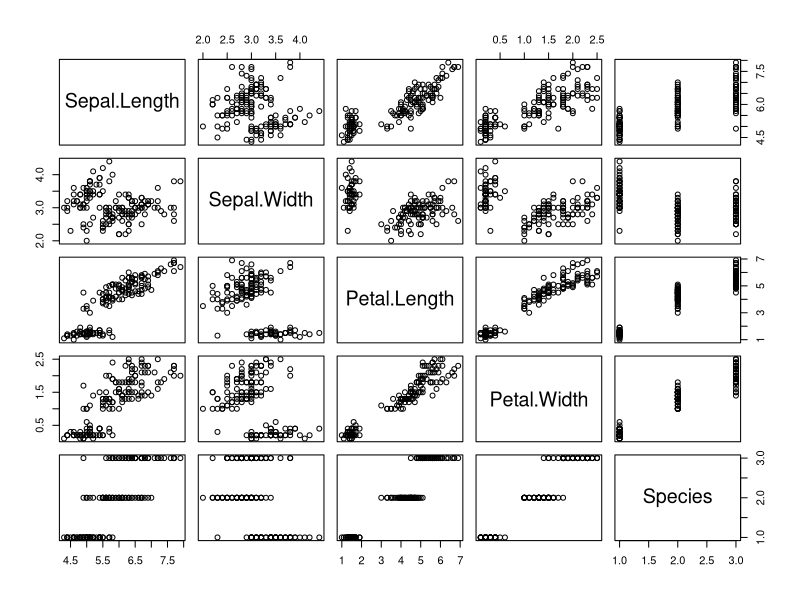
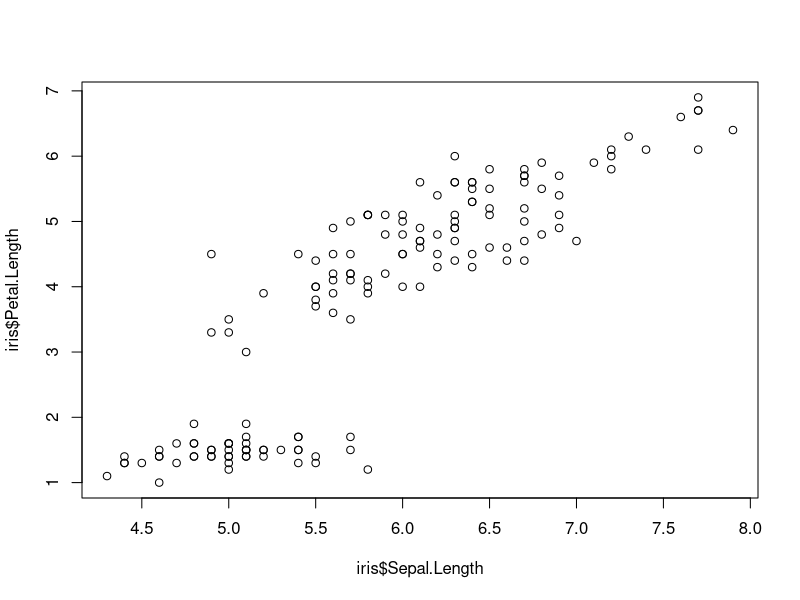
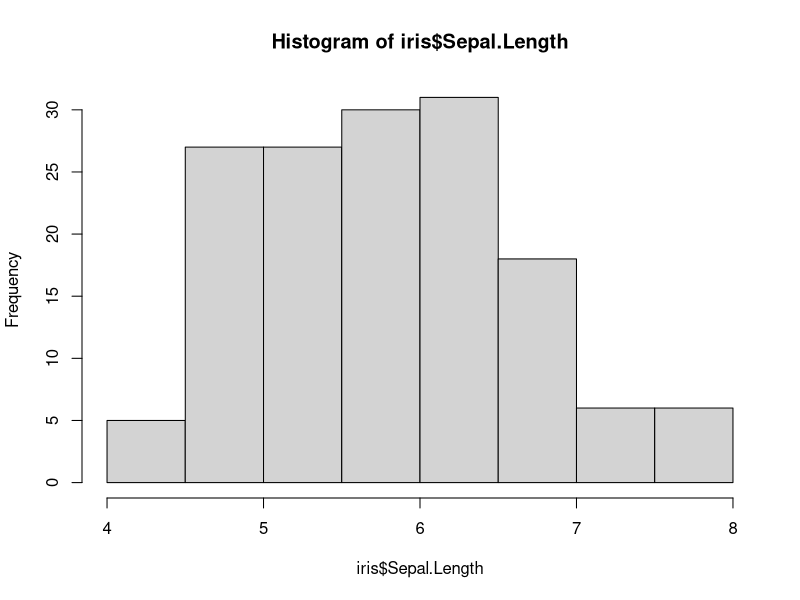

Here is the R script that generated these plots, in order:
# Lab 6

library(datasets) # attaches the 'datasets' package, which contains a bunch of datasets to explore
iris # typing the name of the dataset (object) will display the contents of the data in the console pane
class(iris) # displays the 'class' of the object 'iris'
summary(iris) # gives various summary statistics on the dataframe 'iris'

install.packages("dplyr","ggplot2")

library(dplyr)
library(ggplot2)

plot(iris)

plot(x=iris$Sepal.Length, y=iris$Petal.Length)

hist(iris$Sepal.Length)
